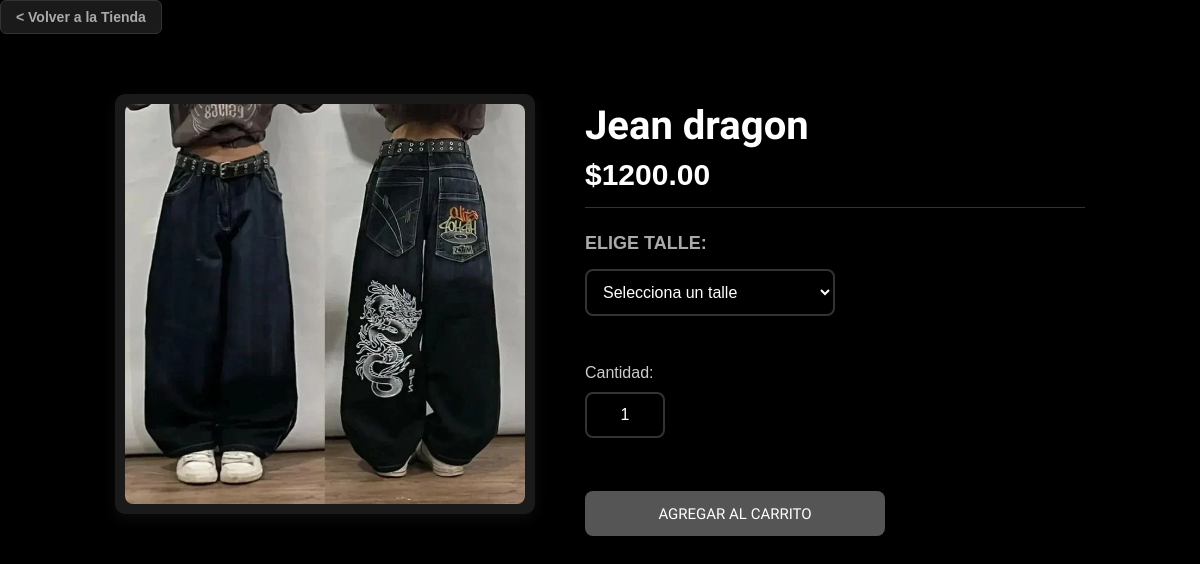
/html/producto.php?id=2, run on the app's committed database.
### tables this page shows
CREATE TABLE `productos` (
  `id_producto` int(11) NOT NULL,
  `Nombre` varchar(80) NOT NULL,
  `Precio` decimal(10,2) NOT NULL,
  `Marca` varchar(30) DEFAULT NULL,
  `Imagen` varchar(255) DEFAULT NULL,
  `id_categoria` int(11) DEFAULT NULL
);

### html/producto.php (the view, shortened to what this page needs)
<?php
include("../code/conexion.php");
$id = intval($_GET['id']);
$sql = "SELECT * FROM productos WHERE id_producto = $id";
$res = $conn->query($sql);
$producto = $res->fetch_assoc();
?>
<!DOCTYPE html>
<html lang="es">
<head>
<link rel="stylesheet" href="../css/producto.css">
<link rel="stylesheet" href="../css/style.css">
</head>
<body>
<a href="../index.php" class="btn-volver">
    < Volver a la Tienda
</a>
<div class="vista-producto">
    <div class="imagen-grande">
        <img src="../<?php echo $producto['Imagen']; ?>"
            alt="<?php echo $producto['Nombre']; ?>" width="400">
    </div>
    <div class="info">
        <h1><?php echo $producto['Nombre']; ?></h1>
        <p class="precio">$<?php echo $producto['Precio']; ?></p>
        <h3>Elige talle:</h3>
        <select id="select-talle">
            <option disabled selected value="">Selecciona un talle</option>
        </select>
        <br><br>
        <label for="cantidad">Cantidad:</label>
        <input id="cantidad" type="number" value="1" min="1">
        <br><br>
        <button id="btn-carrito"
            data-id="<?php echo $producto['id_producto']; ?>"
            data-nombre="<?php echo htmlspecialchars($producto['Nombre']); ?>"
            data-precio="<?php echo htmlspecialchars($producto['Precio']); ?>"
            data-imagen="../<?php echo htmlspecialchars($producto['Imagen']); ?>">
            Agregar al carrito
        </button>
    </div>
</div>
</body>
</html>

### css/producto.css (style rules this page uses)
* { box-sizing: border-box; margin: 0; padding: 0; }
body { font-family: sans-serif; margin: 0 auto; padding: 20px; max-width: 1200px; color: #ffffff; background-color: #000000; }
.btn-volver { display: inline-block; padding: 8px 15px; margin-bottom: 20px; background-color: #1a1a1a; color: #aaa; text-decoration: none; border-radius: 6px; font-size: 14px; font-weight: 600; transition: background-color 0.2s, color 0.2s; border: 1px solid #333; }
.vista-producto { display: flex; justify-content: center; align-items: flex-start; padding: 40px 20px; gap: 50px; }
.imagen-grande { flex-shrink: 0; background: #1a1a1a; border-radius: 10px; box-shadow: 0 5px 15px rgba(255, 255, 255, 0.05); padding: 10px; }
.imagen-grande img { display: block; max-width: 100%; height: auto; border-radius: 8px; width: 400px; object-fit: cover; }
.info { flex-grow: 1; max-width: 500px; padding-top: 10px; }
.info h1 { font-family: 'Rowdies', sans-serif; font-size: 40px; margin-bottom: 10px; line-height: 1.1; color: #fff; }
.info .precio { font-family: sans-serif; font-size: 30px; font-weight: 700; color: #ffffff; margin-bottom: 25px; border-bottom: 1px solid #333; padding-bottom: 15px; }
.info h3 { font-family: sans-serif; font-size: 18px; font-weight: 600; margin-bottom: 10px; color: #aaa; text-transform: uppercase; }
#select-talle, #cantidad { width: 100%; max-width: 250px; padding: 12px; margin-top: 5px; margin-bottom: 15px; border: 2px solid #333; border-radius: 8px; background-color: #000; color: #fff; font-size: 16px; outline: none; transition: border-color 0.3s; font-family: sans-serif; display: inline-block; }
#cantidad { width: 80px; text-align: center; }
.info label[for="cantidad"] { display: block; font-size: 16px; font-weight: 400; color: #ccc; margin-bottom: 5px; margin-top: 15px; }
#select-talle option:disabled { color: #888; background-color: #111; }
#btn-carrito { width: 300px; height: 45px; font-family: "Rowdies", sans-serif; font-size: 15px; cursor: pointer; display: block; margin-top: 20px; border: none; border-radius: 8px; background-color: #555; color: #ffffff; transition: background-color 0.3s, transform 0.1s; text-transform: uppercase; }

### css/style.css (style rules this page uses)
* { box-sizing: border-box; margin: 0; padding: 0; }
body { font-family: sans-serif; padding: 0; color: #ffffff; background-color: #000000; }
html { scrollbar-color: #444 #000; scrollbar-width: thin; }

### data on the page
productos: Imagen (picture), Nombre "Jean dragon", Precio "1200.00"
